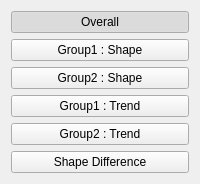
             <widget class="QWidget" name="meanTab">
              <attribute name="title">
               <string>Mean</string>
              </attribute>
              <layout class="QVBoxLayout" name="verticalLayout_3">
               <item>
                <widget class="QPushButton" name="meanOverallButton">
                 <property name="text">
                  <string>Overall</string>
                 </property>
                 <property name="checkable">
                  <bool>true</bool>
                 </property>
                 <property name="checked">
                  <bool>true</bool>
                 </property>
                 <property name="autoExclusive">
                  <bool>true</bool>
                 </property>
                 <property name="default">
                  <bool>false</bool>
                 </property>
                 <property name="flat">
                  <bool>false</bool>
                 </property>
                </widget>
               </item>
               <item>
                <widget class="QPushButton" name="meanGroup1Button">
                 <property name="text">
                  <string>Group1 : Shape</string>
                 </property>
                 <property name="checkable">
                  <bool>true</bool>
                 </property>
                 <property name="checked">
                  <bool>false</bool>
                 </property>
                 <property name="autoExclusive">
                  <bool>true</bool>
                 </property>
                 <property name="default">
                  <bool>false</bool>
                 </property>
                 <property name="flat">
                  <bool>false</bool>
                 </property>
                </widget>
               </item>
               <item>
                <widget class="QPushButton" name="meanGroup2Button">
                 <property name="text">
                  <string>Group2 : Shape</string>
                 </property>
                 <property name="checkable">
                  <bool>true</bool>
                 </property>
                 <property name="checked">
                  <bool>false</bool>
                 </property>
                 <property name="autoExclusive">
                  <bool>true</bool>
                 </property>
                 <property name="default">
                  <bool>false</bool>
                 </property>
                 <property name="flat">
                  <bool>false</bool>
                 </property>
                </widget>
               </item>
               <item>
                <widget class="QPushButton" name="trendGroup1Button">
                 <property name="text">
                  <string>Group1 : Trend</string>
                 </property>
                 <property name="checkable">
                  <bool>true</bool>
                 </property>
                 <property name="checked">
                  <bool>false</bool>
                 </property>
                 <property name="autoExclusive">
                  <bool>true</bool>
                 </property>
                 <property name="default">
                  <bool>false</bool>
                 </property>
                 <property name="flat">
                  <bool>false</bool>
                 </property>
                </widget>
               </item>
               <item>
                <widget class="QPushButton" name="trendGroup2Button">
                 <property name="text">
                  <string>Group2 : Trend</string>
                 </property>
                 <property name="checkable">
                  <bool>true</bool>
                 </property>
                 <property name="checked">
                  <bool>false</bool>
                 </property>
                 <property name="autoExclusive">
                  <bool>true</bool>
                 </property>
                 <property name="default">
                  <bool>false</bool>
                 </property>
                 <property name="flat">
                  <bool>false</bool>
                 </property>
                </widget>
               </item>
               <item>
                <widget class="QPushButton" name="meanDifferenceButton">
                 <property name="text">
                  <string>Shape Difference</string>
                 </property>
                 <property name="checkable">
                  <bool>true</bool>
                 </property>
                 <property name="checked">
                  <bool>false</bool>
                 </property>
                 <property name="autoExclusive">
                  <bool>true</bool>
                 </property>
                 <property name="default">
                  <bool>false</bool>
                 </property>
                 <property name="flat">
                  <bool>false</bool>
                 </property>
                </widget>
               </item>
              </layout>
             </widget>
